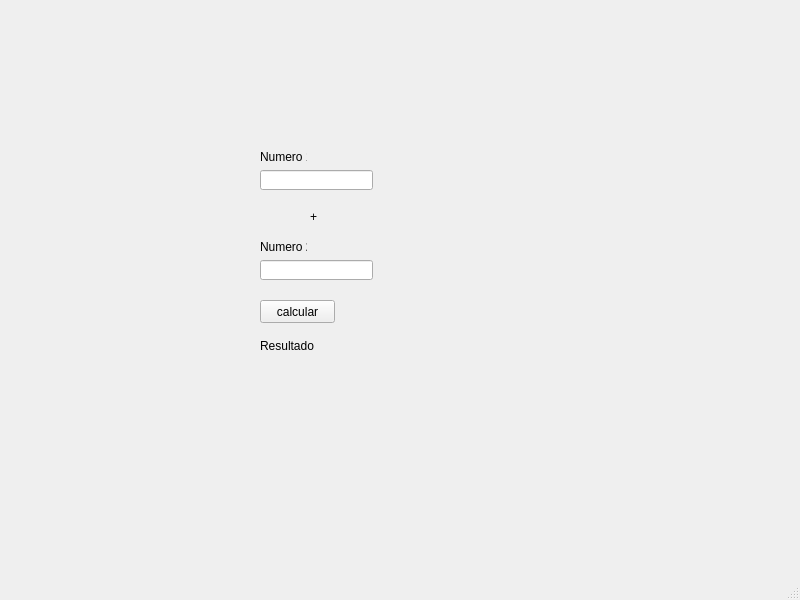
<?xml version="1.0" encoding="UTF-8"?>
<ui version="4.0">
 <class>MainWindow</class>
 <widget class="QMainWindow" name="MainWindow">
  <property name="geometry">
   <rect>
    <x>0</x>
    <y>0</y>
    <width>800</width>
    <height>600</height>
   </rect>
  </property>
  <property name="windowTitle">
   <string>MainWindow</string>
  </property>
  <widget class="QWidget" name="centralwidget">
   <widget class="QPushButton" name="btn">
    <property name="geometry">
     <rect>
      <x>260</x>
      <y>300</y>
      <width>75</width>
      <height>23</height>
     </rect>
    </property>
    <property name="text">
     <string>calcular</string>
    </property>
   </widget>
   <widget class="QLabel" name="label">
    <property name="geometry">
     <rect>
      <x>260</x>
      <y>150</y>
      <width>47</width>
      <height>13</height>
     </rect>
    </property>
    <property name="text">
     <string>Numero 1</string>
    </property>
   </widget>
   <widget class="QLineEdit" name="num">
    <property name="geometry">
     <rect>
      <x>260</x>
      <y>170</y>
      <width>113</width>
      <height>20</height>
     </rect>
    </property>
   </widget>
   <widget class="QLabel" name="result">
    <property name="geometry">
     <rect>
      <x>260</x>
      <y>330</y>
      <width>391</width>
      <height>31</height>
     </rect>
    </property>
    <property name="text">
     <string>Resultado</string>
    </property>
   </widget>
   <widget class="QLabel" name="label_3">
    <property name="geometry">
     <rect>
      <x>260</x>
      <y>240</y>
      <width>47</width>
      <height>13</height>
     </rect>
    </property>
    <property name="text">
     <string>Numero 2</string>
    </property>
   </widget>
   <widget class="QLineEdit" name="num2">
    <property name="geometry">
     <rect>
      <x>260</x>
      <y>260</y>
      <width>113</width>
      <height>20</height>
     </rect>
    </property>
   </widget>
   <widget class="QLabel" name="label_4">
    <property name="geometry">
     <rect>
      <x>310</x>
      <y>210</y>
      <width>47</width>
      <height>13</height>
     </rect>
    </property>
    <property name="text">
     <string>+</string>
    </property>
   </widget>
  </widget>
  <widget class="QMenuBar" name="menubar">
   <property name="geometry">
    <rect>
     <x>0</x>
     <y>0</y>
     <width>800</width>
     <height>21</height>
    </rect>
   </property>
  </widget>
  <widget class="QStatusBar" name="statusbar"/>
 </widget>
 <resources/>
 <connections/>
</ui>
